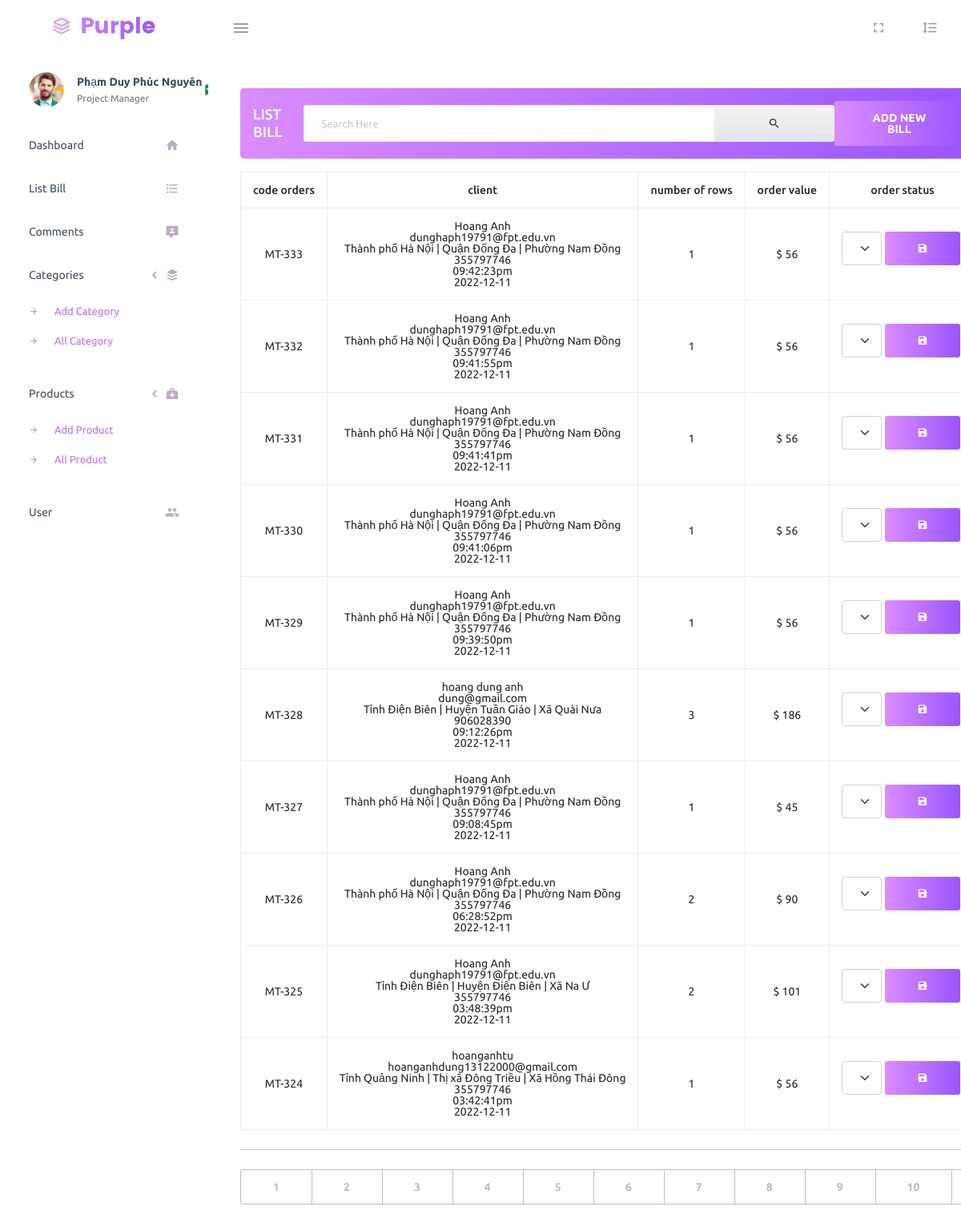
Page /PurpleAdmin-Free-Admin-Template-master/index.php?act=list_bill on the committed database.
### tables this page shows
CREATE TABLE `bill` (
  `id` int(11) NOT NULL,
  `id_user` int(10) DEFAULT NULL,
  `bill_name` varchar(225) NOT NULL,
  `bill_address` varchar(225) NOT NULL,
  `bill_phone` int(222) NOT NULL,
  `bill_email` varchar(100) NOT NULL,
  `bill_payment_methods` varchar(100) NOT NULL COMMENT '1.thanh toán trực tiếp\r\n2.chuyển khoản\r\n3.thanh toán online',
  `order_date` varchar(50) NOT NULL,
  `date_order` date NOT NULL,
  `total` int(10) NOT NULL DEFAULT 0,
  `bill_status` tinyint(1) DEFAULT 0 COMMENT '0.đơn hàng mới\r\n1.đang xử lý\r\n2.đang giao hàng\r\n3.đã giao hàng'
);

### model/cart.php (called while the page is built, shortened)
<?php
function loadall_cart_count($id_bill){
    $sql = "select * from cart where id_bill=" .$id_bill;
    $cart =pdo_query($sql);
    return sizeof($cart);
}
function loadall_bill($kyw="",$id_user=0){
    if(isset($_GET['page'])){
        $page =$_GET['page'];
    }else{
        $page=1;
    }
    if($page =='' || $page == 1){
        $begin = 0;
    } else{
        $begin = ($page*10)-10;
    }
    $sql = "select * from bill where 1";
    $sql.=" order by id desc limit $begin,10";
    $list_bill =pdo_query($sql);
    return $list_bill;
}
function all_bill(){
    $sql = "select * from bill";
    $list_bill = pdo_query($sql);
    $number_bill= count($list_bill)/10;
    return $number_bill;
}
?>

### model/pdo.php (called while the page is built, shortened)
<?php
function pdo_get_connection(){
    $dburl = "mysql:host=localhost;dbname=duanone;charset=utf8";
    $username = 'root';
    $password = '';
    $conn = new PDO($dburl, $username, $password);
    $conn->setAttribute(PDO::ATTR_ERRMODE, PDO::ERRMODE_EXCEPTION);
    return $conn;
}
function pdo_query($sql){
    $sql_args = array_slice(func_get_args(), 1);
    try{
        $conn = pdo_get_connection();
        $stmt = $conn->prepare($sql);
        $stmt->execute($sql_args);
        $rows = $stmt->fetchAll();
        return $rows;
    }
    catch(PDOException $e){
        throw $e;
    }
    finally{
        unset($conn);
    }
}

### PurpleAdmin-Free-Admin-Template-master/pages/bill/list_bill.php (the view, shortened to what this page needs)
<div class="col-lg-10 grid-margin stretch-card">
    <div class="card">
        <div class="card-body">
            <form action="index.php?act=list_bill" method="post">
                <h4 class="card-title d-flex justify-content-between align-items-center  text-uppercase bg-gradient-primary p-3 text-white rounded-3">List bill
                    <div class="input-group md-3" style="width: 800px;">
                        <input type="text" class="form-control" name="kyw" placeholder="Search Here">
                        <button type="submit" name="list_ok" class="input-group-text shadow-none px-4  btn btn-gradient-light btn-fw ">
                            <i class="mdi mdi-magnify"></i>
                        </button>
                    </div>
                    <a href="index.php?act=add_bill" class="btn btn-gradient-primary btn-fw">ADD NEW BILL</a>
                </h4>
            </form>
            <div class="col-lg-12 grid-margin">
                <div class="table-responsive">
                    <table class="table  table-bordered">
                        <thead>
                            <tr>
                                <th class="text-center">code orders</th>
                                <th class="text-center">client</th>
                                <th class="text-center">number of rows</th>
                                <th class="text-center">order value</th>
                                <th class="text-center">order status</th>
                            </tr>
                        </thead>
                        <tbody>
                            <?php
                            foreach ($list_bill as $bill) {
                                extract($bill);
                                $client = $bill["bill_name"] . '
                         <br> ' . $bill["bill_email"] . '
                         <br> ' . $bill["bill_address"] . '
                         <br> ' . $bill["bill_phone"] . '
                         <br> ' . $bill["order_date"] . '
                         <br> ' . $bill["date_order"];
                                $count_products = loadall_cart_count($bill["id"]);
                            ?>
                                <tr>
                                    <td class="text-center">MT-<?= $bill['id'] ?></td>
                                    <td class="text-center"><?= $client ?></td>
                                    <td class="text-center" style="width: 100px"><?= $count_products ?></td>
                                    <td class="text-center">$ <?= $bill["total"] ?></td>
                                    <td class="text-center" style="color:red ;">
                                        <form action="index.php?act=update_bill_stater"  method="post" class="d-flex gap-1">
                                            <select name="bill_status" id="" style="color: red;" class="form-select">
                                                <option <?php if (isset($bill['bill_status']) && $bill['bill_status'] == '0') echo "selected=\"selected\"";  ?> value="0">New orders</option>
                                                <option <?php if (isset($bill['bill_status']) && $bill['bill_status'] == '1') echo "selected=\"selected\"";  ?> value="1">Processing</option>
                                                <option <?php if (isset($bill['bill_status']) && $bill['bill_status'] == '2') echo "selected=\"selected\"";  ?> value="2">Cancel</option>
                                            </select>
                                            <button type="submit" name="update" class="btn btn-gradient-primary me-1 mdi mdi-content-save"></button>
                                        </form>
                                    </td>
                                </tr>
                            <?php
                            }
                            ?>
                        </tbody>
                    </table>
                </div>
                <hr class="my-4">
                <div class="btn-group d-flex" role="group" aria-label="Basic example">
                    <?php
                    for ($i = 1; $i <= $load_all_bill; $i++) {
                    ?>
                        <a href="index.php?act=list_bill&page=<?php echo $i  ?>" class="btn btn-outline-secondary <?php if ($i == $page) {
                                                                                                                            echo "btn-gradient-primary";
                                                                                                                        } else {
                                                                                                                            echo "";
                                                                                                                        } ?>"><?php echo $i  ?></a>
                    <?php
                    }
                    ?>
                </div>
            </div>
        </div>
    </div>
</div>
</div>
</body>
</html>

### rows in the picture
bill: id "333", bill_name "Hoang Anh", bill_email "dunghaph19791@fpt.edu.vn", bill_address "Thành phố Hà Nội | Quận Đống Đa | Phường Nam Đồng", bill_phone "355797746", order_date "09:42:23pm", date_order "2022-12-11", count_products "1", total "56", bill_status "New orders"
bill: id "332", bill_name "Hoang Anh", bill_email "dunghaph19791@fpt.edu.vn", bill_address "Thành phố Hà Nội | Quận Đống Đa | Phường Nam Đồng", bill_phone "355797746", order_date "09:41:55pm", date_order "2022-12-11", count_products "1", total "56", bill_status "New orders"
bill: id "331", bill_name "Hoang Anh", bill_email "dunghaph19791@fpt.edu.vn", bill_address "Thành phố Hà Nội | Quận Đống Đa | Phường Nam Đồng", bill_phone "355797746", order_date "09:41:41pm", date_order "2022-12-11", count_products "1", total "56", bill_status "New orders"
bill: id "330", bill_name "Hoang Anh", bill_email "dunghaph19791@fpt.edu.vn", bill_address "Thành phố Hà Nội | Quận Đống Đa | Phường Nam Đồng", bill_phone "355797746", order_date "09:41:06pm", date_order "2022-12-11", count_products "1", total "56", bill_status "New orders"
bill: id "329", bill_name "Hoang Anh", bill_email "dunghaph19791@fpt.edu.vn", bill_address "Thành phố Hà Nội | Quận Đống Đa | Phường Nam Đồng", bill_phone "355797746", order_date "09:39:50pm", date_order "2022-12-11", count_products "1", total "56", bill_status "New orders"
bill: id "328", bill_name "hoang dung anh", bill_email "dung@gmail.com", bill_address "Tỉnh Điện Biên | Huyện Tuần Giáo | Xã Quài Nưa", bill_phone "906028390", order_date "09:12:26pm", date_order "2022-12-11", count_products "3", total "186", bill_status "New orders"
bill: id "327", bill_name "Hoang Anh", bill_email "dunghaph19791@fpt.edu.vn", bill_address "Thành phố Hà Nội | Quận Đống Đa | Phường Nam Đồng", bill_phone "355797746", order_date "09:08:45pm", date_order "2022-12-11", count_products "1", total "45", bill_status "New orders"
bill: id "326", bill_name "Hoang Anh", bill_email "dunghaph19791@fpt.edu.vn", bill_address "Thành phố Hà Nội | Quận Đống Đa | Phường Nam Đồng", bill_phone "355797746", order_date "06:28:52pm", date_order "2022-12-11", count_products "2", total "90", bill_status "New orders"
bill: id "325", bill_name "Hoang Anh", bill_email "dunghaph19791@fpt.edu.vn", bill_address "Tỉnh Điện Biên | Huyện Điện Biên | Xã Na Ư", bill_phone "355797746", order_date "03:48:39pm", date_order "2022-12-11", count_products "2", total "101", bill_status "Processing"
bill: id "324", bill_name "hoanganhtu", bill_email "hoanganhdung13122000@gmail.com", bill_address "Tỉnh Quảng Ninh | Thị xã Đông Triều | Xã Hồng Thái Đông", bill_phone "355797746", order_date "03:42:41pm", date_order "2022-12-11", count_products "1", total "56", bill_status "Cancel"
